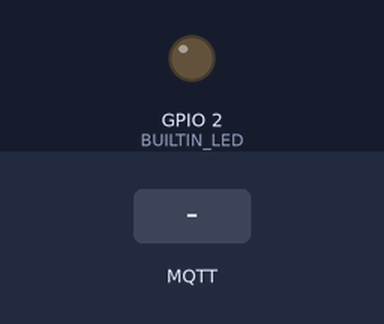
The sketch below on a simulated ESP32. Shown: output pins drawn as LEDs (lit = HIGH). The test bench sets the inputs (shaded band). WiFi joins after 1.5 s; servers stay silent unless stated; random numbers use the default seed unless the sketch sets one; no MQTT or app messages arrive unless stated; what the sketch prints to the serial monitor is not drawn.

Above: at 3.3 s.
3.4 s: MQTT message "0" arrives on the first subscribed topic
At 5.3 s:
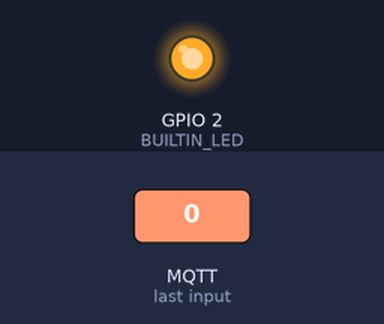
5.6 s: MQTT message "1" arrives on the first subscribed topic
At 6.9 s:
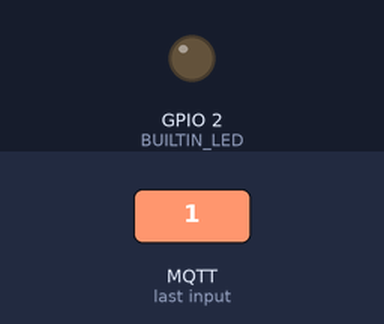
7.6 s: MQTT message "2" arrives on the first subscribed topic
At 9.6 s:
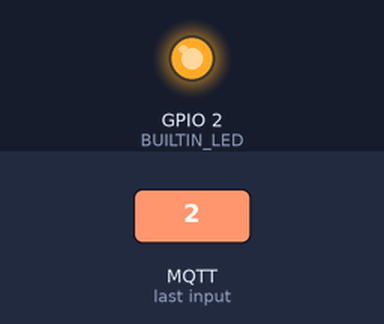
Timing chart, 0 to 11.1 s (numbered marks = the images above; inputs shaded):
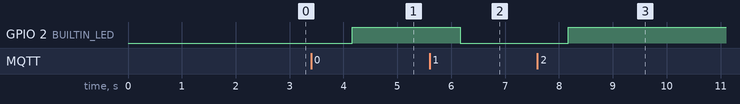

The sketch:

mqtt_test.ino
```cpp
/*
 *  This sketch sends a message to a TCP server
 *
 */
/************************* WIFI Info ****************************************/
#define WLAN_SSID                             "tatooine"
#define WLAN_PASS                             "p4ssword"
#define BUILTIN_LED                           2

#include <PubSubClient.h>
#include <WiFi.h>
#include <WiFiMulti.h>

WiFiMulti WiFiMulti;
WiFiClient esp32;
PubSubClient client(esp32);


const char* mqtt_server = "mqtt.thingspeak.com";

void checkForWIFI(void)
{
  if (WiFi.status() != WL_CONNECTED)
  {
  Serial.println("Wait for WIFI ");
    Serial.println(WLAN_SSID);
    while (WiFi.status() != WL_CONNECTED)
    {
       Serial.print(".");
      delay(1000);
    }
     Serial.println(" ");
     Serial.println("Connected");
  }
}
void checkForWifiStatus(void)
{
  if (WiFi.status() != WL_CONNECTED)
  {
  Serial.println("Waiting for ");
    Serial.println(WLAN_SSID);
    WiFi.reconnect();
    while (WiFi.status() != WL_CONNECTED)
    {
       Serial.println(".");
      delay(1000);
    }
     Serial.println(" ");
     Serial.println("Connected");
  }
}
void configureWIFI(void)
{
  // WIFI Connection

  // Connect to WiFi access point.
    WiFi.persistent(false);
    WiFi.mode(WIFI_OFF);   // this is a temporary line, to be removed after SDK update to 1.5.4
    WiFi.mode(WIFI_STA);
    Serial.println("Connecting to ");
    Serial.println(WLAN_SSID);
    WiFi.begin(WLAN_SSID, WLAN_PASS);

  checkForWIFI();
  delay(100);
}
void callback(char* topic, byte* payload, unsigned int length) {
  Serial.print("Message arrived [");
  Serial.print(topic);
  Serial.print("] ");
  for (int i = 0; i < length; i++) {
    Serial.print((char)payload[i]);
  }
  Serial.println();

  // Switch on the LED if an 1 was received as first character
  if ((char)payload[0] == '1') {
    digitalWrite(BUILTIN_LED, LOW);   // Turn the LED on (Note that LOW is the voltage level
    // but actually the LED is on; this is because
    // it is acive low on the ESP-01)
  } else {
    digitalWrite(BUILTIN_LED, HIGH);  // Turn the LED off by making the voltage HIGH
  }

}
void reconnect() {
  // Loop until we're reconnected
  while (!client.connected()) {
    Serial.print("Attempting MQTT connection...");
    // Create a random client ID
    String clientId = "ESP32Client-";
    String userName = "Led_node";
    String password="0XRW3H01EHTT3LOO";
    clientId += String(random(0xffff), HEX);
    // Attempt to connect
    if (client.connect(clientId.c_str(),userName.c_str(),password.c_str())) {
      Serial.println("connected");
      // Once connected, publish an announcement...
//      client.publish("channels/636087/publish/SIL2NZOBYKW80QU6", "field1=72&status=MQTTPUBLISH");
      // ... and resubscribe
      client.subscribe("channels/636087/subscribe/fields/field1/SIL2NZOBYKW80QU6");
    } else {
      Serial.print("failed, rc=");
      Serial.print(client.state());
      Serial.println(" try again in 5 seconds");
      // Wait 5 seconds before retrying
      delay(5000);
    }
  }
}
void setup()
{   pinMode(BUILTIN_LED, OUTPUT);
    Serial.begin(115200);
    delay(10);
    configureWIFI();    // We start by connecting to a WiFi network
    client.setServer(mqtt_server, 1883);
    client.setCallback(callback);

}


void loop()
{
    const uint16_t port = 80;
    const char * host = "192.168.1.1"; // ip or dns

  checkForWifiStatus();
delay(1000);
if (!client.connected()) {
    checkForWifiStatus();
    reconnect();
  }
  client.loop();
}
```

Measured:
- after the input at 3.4 s, GPIO 2 (BUILTIN_LED): LOW → HIGH after 0.77 s
- after the input at 5.6 s, GPIO 2 (BUILTIN_LED): HIGH → LOW after 0.57 s
- after the input at 7.6 s, GPIO 2 (BUILTIN_LED): LOW → HIGH after 0.57 s
